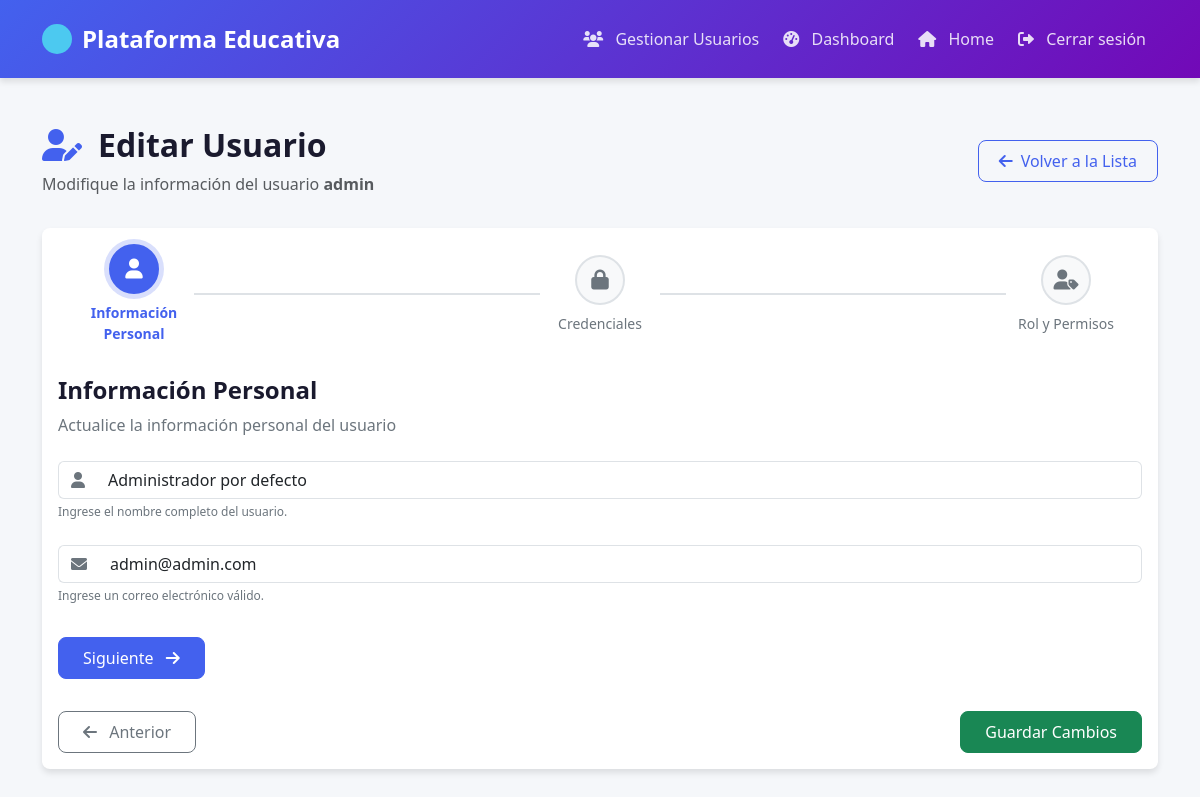
The page /edit_user/1 (signed in) on the database its author committed.
### app/models/usuario.py (models this page shows, shortened)
class Usuario(db.Model, UserMixin):
    __tablename__ = 'usuario'
    id = Column(Integer, primary_key=True)
    nombre_completo = db.Column(db.String(100), nullable=False)
    correo = db.Column(db.String(100), unique=True, nullable=False)
    usuario = Column(String(80), unique=True, nullable=False)
    clave = Column(String(128), nullable=False)
    rol = Column(PgEnum(RolEnum), default=RolEnum.ESTUDIANTE, nullable=False)
    id_estudiante = Column(Integer, ForeignKey('estudiante.id'), nullable=True)
    id_profesor = Column(Integer, ForeignKey('profesor.id'), nullable=True)
    id_administrador = Column(Integer, ForeignKey('administrador.id'), nullable=True)
    id_jefe_departamento = Column(Integer, ForeignKey('jefe_departamento.id'), nullable=True)
    facultad_id = Column(Integer, ForeignKey('facultad.id'), nullable=True)
    facultad = relationship("Facultad", back_populates="profesores")  # O el que prefieras
    estudiante = relationship("Estudiante", back_populates="usuario", uselist=False)
    profesor = relationship("Profesor", back_populates="usuario", uselist=False)
    administrador = relationship("Administrador", back_populates="usuario", uselist=False)
    jefe_departamento = relationship("JefeDepartamento", back_populates="usuario", uselist=False)
    respuestas = relationship("Respuesta", back_populates="usuario", cascade="all, delete-orphan")
    actividades_creadas = relationship("Actividad", back_populates="creador", cascade="all, delete-orphan")
    comentarios = relationship("Comentario", back_populates="autor", cascade="all, delete-orphan")

### app/routes/admin.py (the view, shortened to what this page needs)
@admin_bp.route('/edit_user/<int:user_id>', methods=['GET', 'POST'])
@login_required
def edit_user(user_id):
    user = Usuario.query.get_or_404(user_id)
    form = CrearUsuarioForm(obj=user)
    if request.method == 'GET':
        form.nombre_completo.data = user.nombre_completo
        form.correo.data = user.correo
        form.usuario.data = user.usuario
        form.rol.data = user.rol
    return render_template('users/edit.html', form=form, user=user)

### app/forms/usuario.py
class CrearUsuarioForm(FlaskForm):
    nombre_completo = StringField('Nombre completo', validators=[
        InputRequired(), Length(min=3, max=100)
    ])
    correo = StringField('Correo electrónico', validators=[
        InputRequired(), Email(), Length(max=100)
    ])
    usuario = StringField('Usuario', validators=[
        InputRequired(), Length(min=4, max=80)
    ])
    clave = PasswordField('Contraseña', validators=[
        InputRequired(), Length(min=6, max=128)
    ])
    rol = SelectField('Rol', choices=obtener_opciones_roles(), validators=[InputRequired()])
    submit = SubmitField('Crear usuario')

### app/extensions.py (called while the page is built)
@login_manager.user_loader
def load_user(user_id):
    return Usuario.query.get(int(user_id))

### app/templates/users/edit.html (shortened to what this page needs)
{% extends 'base.html' %}
{% block styles %}
<link rel="stylesheet" href="{{ url_for('static', filename='css/user/form.css') }}">
{% endblock %}
{% block navbar %}
    {% include 'components/navbar-dash.html' %}
{% endblock  %}
{% block content %}
<div class="container mt-5">
    <div class="page-header animate-on-scroll">
        <div class="header-content">
            <h2><i class="fas fa-user-edit me-3"></i>Editar Usuario</h2>
            <p class="text-muted">Modifique la información del usuario <span class="fw-bold">{{ user.usuario }}</span></p>
        </div>
        <div class="header-actions">
            <a href="{{ url_for('admin.list_users') }}" class="btn btn-outline-primary">
                <i class="fas fa-arrow-left me-2"></i>Volver a la Lista
            </a>
        </div>
    </div>
    <div class="form-card-container animate-on-scroll">
        <div class="card form-card">
            <div class="card-body">
                <div class="form-progress">
                    <div class="progress-step active" data-step="1">
                        <div class="step-icon">
                            <i class="fas fa-user"></i>
                        </div>
                        <div class="step-label">Información Personal</div>
                    </div>
                    <div class="progress-connector"></div>
                    <div class="progress-step" data-step="2">
                        <div class="step-icon">
                            <i class="fas fa-lock"></i>
                        </div>
                        <div class="step-label">Credenciales</div>
                    </div>
                    <div class="progress-connector"></div>
                    <div class="progress-step" data-step="3">
                        <div class="step-icon">
                            <i class="fas fa-user-tag"></i>
                        </div>
                        <div class="step-label">Rol y Permisos</div>
                    </div>
                </div>
                <form method="POST" id="editUserForm" class="multi-step-form">
                    <div class="form-step active" data-step="1">
                        <h4 class="step-title">Información Personal</h4>
                        <p class="step-description">Actualice la información personal del usuario</p>
                        <div class="form-floating mb-4">
                            <div class="input-group">
                                <span class="input-group-text"><i class="fas fa-user"></i></span>
                                {{ form.nombre_completo(class="form-control", id="nombre_completo", placeholder="Nombre completo", value=user.nombre_completo) }}
                            </div>
                            <div class="form-text">Ingrese el nombre completo del usuario.</div>
                        </div>
                        <div class="form-floating mb-4">
                            <div class="input-group">
                                <span class="input-group-text"><i class="fas fa-envelope"></i></span>
                                {{ form.correo(class="form-control", id="correo", placeholder="Correo electrónico", value=user.correo) }}
                            </div>
                            <div class="form-text">Ingrese un correo electrónico válido.</div>
                        </div>
                        <div class="form-navigation">
                            <button type="button" class="btn btn-primary next-step">
                                Siguiente <i class="fas fa-arrow-right ms-2"></i>
                            </button>
                        </div>
                    </div>
                        <div class="form-navigation">
                            <button type="button" class="btn btn-outline-secondary prev-step">
                                <i class="fas fa-arrow-left me-2"></i> Anterior
                            </button>
                            {{ form.submit(class="btn btn-success", value="Guardar Cambios") }}
                        </div>
                    </div>
            </div>
        </div>
    </div>
{% endblock %}

### app/static/css/base.css (style rules this page uses)
:root { --primary-color: #4361ee; --primary-light: #4895ef; --primary-dark: #3a0ca3; --secondary-color: #7209b7; --accent-color: #4cc9f0; --gradient-primary: linear-gradient(135deg, var(--primary-color), var(--secondary-color)); --gradient-accent: linear-gradient(135deg, var(--accent-color), var(--primary-light)); --dark-color: #1a1a2e; --dark-medium: #16213e; --gray-dark: #343a40; --gray-medium: #6c757d; --gray-light: #adb5bd; --light-color: #f8f9fa; --white-color: #ffffff; --success-color: #06d6a0; --warning-color: #ffd166; --danger-color: #ef476f; --info-color: #118ab2; --border-radius-sm: 4px; --border-radius: 8px; --border-radius-lg: 16px; --box-shadow-sm: 0 2px 4px rgba(0, 0, 0, 0.1); --box-shadow: 0 4px 6px rgba(0, 0, 0, 0.1); --box-shadow-lg: 0 10px 15px rgba(0, 0, 0, 0.1); --font-family: 'Segoe UI', Tahoma, Geneva, Verdana, sans-serif; --font-size-xs: 0.75rem; --font-size-sm: 0.875rem; --font-size-md: 1rem; --font-size-lg: 1.25rem; --font-size-xl: 1.5rem; --font-size-xxl: 2rem; --transition-fast: 0.2s ease; --transition-normal: 0.3s ease; --transition-slow: 0.5s ease; --easing-bounce: cubic-bezier(0.68, -0.55, 0.265, 1.55); }
body { font-family: var(--font-family); color: var(--dark-color); background-color: #f5f7fa; transition: background-color var(--transition-normal); overflow-x: hidden; scroll-behavior: smooth; position: relative; min-height: 100vh; }
h1, h2, h3, h4, h5, h6 { font-weight: 700; line-height: 1.2; }
a { text-decoration: none; color: var(--primary-color); transition: all var(--transition-normal); }
.btn { border-radius: var(--border-radius); padding: 0.5rem 1.5rem; font-weight: 500; transition: all var(--transition-normal); position: relative; overflow: hidden; z-index: 1; }
.btn::after { content: ''; position: absolute; bottom: 0; left: 0; width: 100%; height: 0; background-color: rgba(255, 255, 255, 0.2); transition: all var(--transition-normal); z-index: -1; }
.btn-primary { background-color: var(--primary-color); border-color: var(--primary-color); }
.btn-outline-primary { color: var(--primary-color); border-color: var(--primary-color); }
.animate-on-scroll { opacity: 0; transform: translateY(30px); transition: opacity 0.8s ease, transform 0.8s ease; }
.animate-on-scroll.visible { opacity: 1; transform: translateY(0); }

### rows shown on the page
Usuario: usuario "admin", nombre_completo "Administrador por defecto", correo "admin@admin.com"
